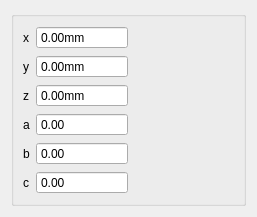
<?xml version="1.0" encoding="UTF-8"?>
<ui version="4.0">
 <class>CoordPara</class>
 <widget class="QWidget" name="CoordPara">
  <property name="geometry">
   <rect>
    <x>0</x>
    <y>0</y>
    <width>257</width>
    <height>194</height>
   </rect>
  </property>
  <property name="windowTitle">
   <string>Form</string>
  </property>
  <layout class="QVBoxLayout" name="verticalLayout">
   <item>
    <widget class="QGroupBox" name="groupBox">
     <property name="title">
      <string/>
     </property>
     <layout class="QGridLayout" name="gridLayout">
      <item row="0" column="3">
       <spacer name="horizontalSpacer">
        <property name="orientation">
         <enum>Qt::Horizontal</enum>
        </property>
        <property name="sizeHint" stdset="0">
         <size>
          <width>40</width>
          <height>20</height>
         </size>
        </property>
       </spacer>
      </item>
      <item row="0" column="1">
       <widget class="QDoubleSpinBox" name="spinPx">
        <property name="buttonSymbols">
         <enum>QAbstractSpinBox::NoButtons</enum>
        </property>
        <property name="suffix">
         <string>mm</string>
        </property>
        <property name="minimum">
         <double>-1000000.000000000000000</double>
        </property>
        <property name="maximum">
         <double>1000000.000000000000000</double>
        </property>
       </widget>
      </item>
      <item row="1" column="1">
       <widget class="QDoubleSpinBox" name="spinPy">
        <property name="buttonSymbols">
         <enum>QAbstractSpinBox::NoButtons</enum>
        </property>
        <property name="suffix">
         <string>mm</string>
        </property>
        <property name="minimum">
         <double>-1000000.000000000000000</double>
        </property>
        <property name="maximum">
         <double>1000000.000000000000000</double>
        </property>
       </widget>
      </item>
      <item row="1" column="0">
       <widget class="QLabel" name="label_2">
        <property name="text">
         <string>y</string>
        </property>
       </widget>
      </item>
      <item row="5" column="1">
       <widget class="QDoubleSpinBox" name="spinRc">
        <property name="buttonSymbols">
         <enum>QAbstractSpinBox::NoButtons</enum>
        </property>
        <property name="minimum">
         <double>0.000000000000000</double>
        </property>
        <property name="maximum">
         <double>360.000000000000000</double>
        </property>
       </widget>
      </item>
      <item row="0" column="0">
       <widget class="QLabel" name="label">
        <property name="text">
         <string>x</string>
        </property>
       </widget>
      </item>
      <item row="2" column="0">
       <widget class="QLabel" name="label_3">
        <property name="text">
         <string>z</string>
        </property>
       </widget>
      </item>
      <item row="4" column="0">
       <widget class="QLabel" name="label_5">
        <property name="text">
         <string>b</string>
        </property>
       </widget>
      </item>
      <item row="3" column="1">
       <widget class="QDoubleSpinBox" name="spinRa">
        <property name="buttonSymbols">
         <enum>QAbstractSpinBox::NoButtons</enum>
        </property>
        <property name="minimum">
         <double>0.000000000000000</double>
        </property>
        <property name="maximum">
         <double>360.000000000000000</double>
        </property>
       </widget>
      </item>
      <item row="2" column="1">
       <widget class="QDoubleSpinBox" name="spinPz">
        <property name="buttonSymbols">
         <enum>QAbstractSpinBox::NoButtons</enum>
        </property>
        <property name="suffix">
         <string>mm</string>
        </property>
        <property name="minimum">
         <double>-1000000.000000000000000</double>
        </property>
        <property name="maximum">
         <double>1000000.000000000000000</double>
        </property>
       </widget>
      </item>
      <item row="4" column="1">
       <widget class="QDoubleSpinBox" name="spinRb">
        <property name="buttonSymbols">
         <enum>QAbstractSpinBox::NoButtons</enum>
        </property>
        <property name="minimum">
         <double>0.000000000000000</double>
        </property>
        <property name="maximum">
         <double>360.000000000000000</double>
        </property>
       </widget>
      </item>
      <item row="5" column="0">
       <widget class="QLabel" name="label_6">
        <property name="text">
         <string>c</string>
        </property>
       </widget>
      </item>
      <item row="3" column="0">
       <widget class="QLabel" name="label_4">
        <property name="text">
         <string>a</string>
        </property>
       </widget>
      </item>
      <item row="6" column="1">
       <spacer name="verticalSpacer">
        <property name="orientation">
         <enum>Qt::Vertical</enum>
        </property>
        <property name="sizeHint" stdset="0">
         <size>
          <width>20</width>
          <height>40</height>
         </size>
        </property>
       </spacer>
      </item>
      <item row="0" column="2" rowspan="6">
       <widget class="QLabel" name="label_7">
        <property name="toolTip">
         <string>Coordinate</string>
        </property>
        <property name="text">
         <string/>
        </property>
        <property name="pixmap">
         <pixmap resource="../../../res/res.qrc">:/res/image/t4/coord.png</pixmap>
        </property>
        <property name="scaledContents">
         <bool>true</bool>
        </property>
       </widget>
      </item>
     </layout>
    </widget>
   </item>
  </layout>
 </widget>
 <resources>
  <include location="../../../res/res.qrc"/>
 </resources>
 <connections/>
</ui>
